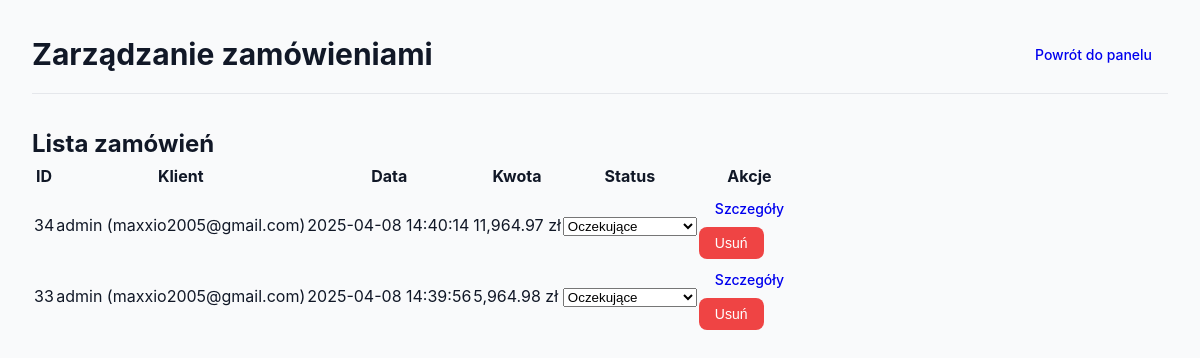
/admin/admin_orders.php (signed in), run on the app's committed database.
### tables this page shows
CREATE TABLE `orders` (
  `id` int(11) NOT NULL,
  `user_id` int(11) DEFAULT NULL,
  `total_amount` decimal(10,2) DEFAULT NULL,
  `shipping_method` varchar(50) NOT NULL,
  `shipping_cost` decimal(10,2) NOT NULL,
  `discount_amount` decimal(10,2) DEFAULT 0.00,
  `shipping_address_id` int(11) DEFAULT NULL,
  `status` varchar(20) DEFAULT NULL,
  `order_date` timestamp NOT NULL DEFAULT current_timestamp(),
  `created_at` timestamp NOT NULL DEFAULT current_timestamp(),
  `payment_method` varchar(20) DEFAULT 'card',
  `discount` decimal(10,2) DEFAULT 0.00
);

CREATE TABLE `users` (
  `id` int(11) NOT NULL,
  `username` varchar(50) NOT NULL,
  `email` varchar(100) NOT NULL,
  `phone` varchar(15) DEFAULT NULL,
  `password` varchar(255) NOT NULL,
  `created_at` timestamp NOT NULL DEFAULT current_timestamp(),
  `is_admin` tinyint(1) DEFAULT 0,
  `role` enum('user','manager','admin') NOT NULL DEFAULT 'user'
);

### admin/admin_orders.php (the view, shortened to what this page needs)
<?php
$host = 'localhost';
$db   = 'sklep_online';
$user = 'root';
$pass = '';
$charset = 'utf8mb4';
$dsn = "mysql:host=$host;dbname=$db;charset=$charset";
$options = [
    PDO::ATTR_ERRMODE            => PDO::ERRMODE_EXCEPTION,
    PDO::ATTR_DEFAULT_FETCH_MODE => PDO::FETCH_ASSOC,
    PDO::ATTR_EMULATE_PREPARES   => false,
];
try {
    $pdo = new PDO($dsn, $user, $pass, $options);
} catch (PDOException $e) {
    die("Błąd połączenia z bazą danych: " . $e->getMessage());
}
$statuses = [
    'pending' => 'Oczekujące',
    'processing' => 'W trakcie realizacji',
    'shipped' => 'Wysłane',
    'delivered' => 'Dostarczone',
    'cancelled' => 'Anulowane',
    'completed' => 'Zakończone'
];
try {
    $stmt = $pdo->query("
        SELECT o.*, u.username, u.email
        FROM orders o
        JOIN users u ON o.user_id = u.id
        ORDER BY o.id DESC
    ");
    $orders = $stmt->fetchAll();
} catch (PDOException $e) {
    $error = "Błąd podczas pobierania listy zamówień: " . $e->getMessage();
}
?>
<!DOCTYPE html>
<html lang="pl">
<head>
</head>
<body>
    <div class="container">
        <div class="header">
            <h1>Zarządzanie zamówieniami</h1>
            <a href="admin_panel.php" class="btn">Powrót do panelu</a>
        </div>
        <div class="orders-list">
            <h2>Lista zamówień</h2>
            <?php if (empty($orders)): ?>
                <p>Brak zamówień w systemie.</p>
            <?php else: ?>
                <table>
                    <thead>
                        <tr>
                            <th>ID</th>
                            <th>Klient</th>
                            <th>Data</th>
                            <th>Kwota</th>
                            <th>Status</th>
                            <th>Akcje</th>
                        </tr>
                    </thead>
                    <tbody>
                        <?php foreach ($orders as $order): ?>
                            <tr>
                                <td><?php echo $order['id']; ?></td>
                                <td><?php echo $order['username']; ?> (<?php echo $order['email']; ?>)</td>
                                <td><?php echo isset($order['created_at']) ? $order['created_at'] : 'Brak daty'; ?></td>
                                <td><?php echo number_format($order['total_amount'], 2); ?> zł</td>
                                <td>
                                    <form method="post" action="" class="inline-form">
                                        <select name="status" onchange="this.form.submit()">
                                            <?php foreach ($statuses as $key => $value): ?>
                                                <option value="<?php echo $key; ?>" <?php echo ($order['status'] == $key) ? 'selected' : ''; ?>>
                                                    <?php echo $value; ?>
                                                </option>
                                            <?php endforeach; ?>
                                        </select>
                                    </form>
                                </td>
                                <td>
                                    <a href="admin_order_details.php?id=<?php echo $order['id']; ?>" class="btn btn-small">Szczegóły</a>
                                    <form method="post" action="" class="inline-form" onsubmit="return confirm('Czy na pewno chcesz usunąć to zamówienie? Ta operacja jest nieodwracalna.');">
                                        <button type="submit" class="btn btn-small btn-danger">Usuń</button>
                                    </form>
                                </td>
                            </tr>
                        <?php endforeach; ?>
                    </tbody>
                </table>
            <?php endif; ?>
        </div>
    </div>
</body>
</html>

### admin/admin_orders.php (style rules this page uses)
:root { --primary: #4f46e5; --primary-dark: #4338ca; --secondary: #10b981; --danger: #ef4444; --warning: #f59e0b; --success: #10b981; --gray-100: #f3f4f6; --gray-200: #e5e7eb; --gray-300: #d1d5db; --gray-700: #374151; --gray-900: #111827; }
* { margin: 0; padding: 0; box-sizing: border-box; }
body { font-family: 'Inter', -apple-system, BlinkMacSystemFont, 'Segoe UI', Roboto, sans-serif; background: #f9fafb; color: var(--gray-900); line-height: 1.5; }
.container { max-width: 1400px; margin: 0 auto; padding: 2rem; }
.header { display: flex; justify-content: space-between; align-items: center; margin-bottom: 2rem; padding-bottom: 1rem; border-bottom: 1px solid var(--gray-200); }
.header h1 { font-size: 1.875rem; font-weight: 700; color: var(--gray-900); }
.btn { display: inline-flex; align-items: center; justify-content: center; padding: 0.5rem 1rem; border-radius: 0.5rem; font-weight: 500; font-size: 0.875rem; transition: all 0.2s; cursor: pointer; text-decoration: none; border: none; }
.btn-danger { background: var(--danger); color: white; }

### data on the page
orders: id "34", user.username "admin", user.email "maxxio2005@gmail.com", created_at "2025-04-08 14:40:14", total_amount "11,964.97"
orders: id "33", user.username "admin", user.email "maxxio2005@gmail.com", created_at "2025-04-08 14:39:56", total_amount "5,964.98"

### other printed values
form field status "Oczekujące"
